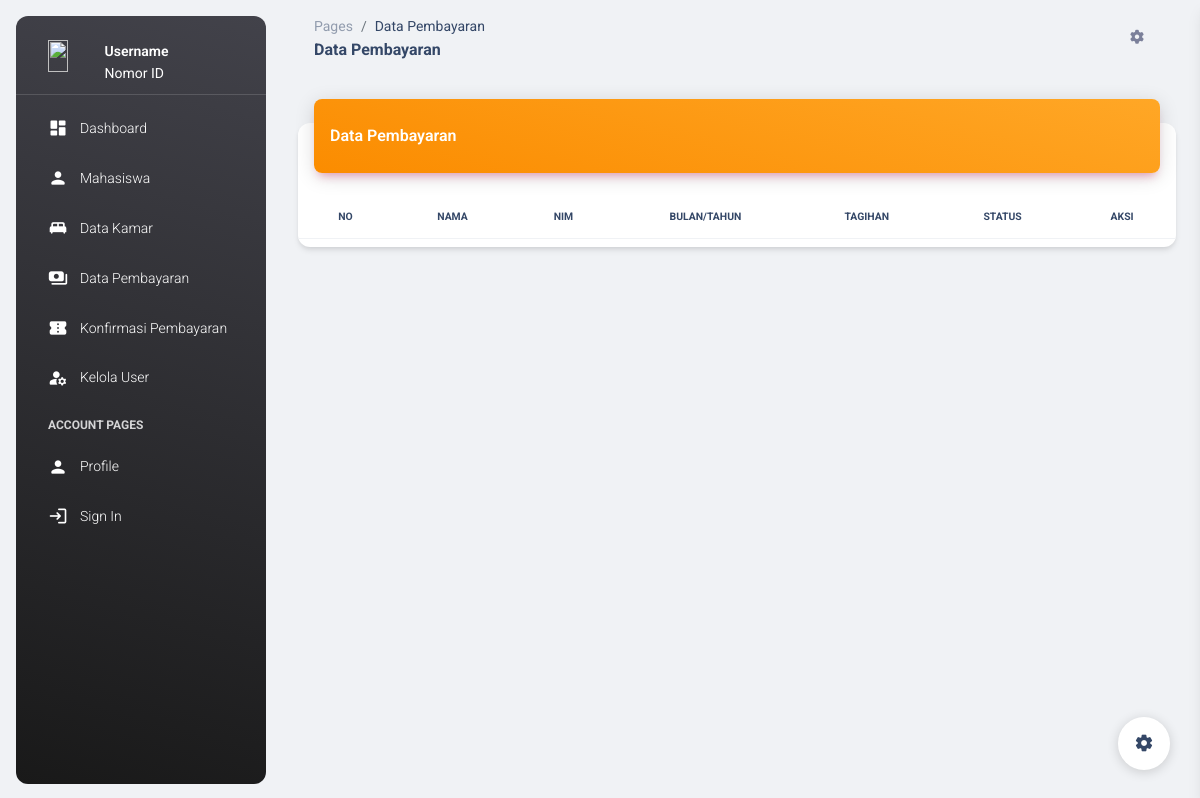
Before: /dt_pembayaran.php with the older database file.
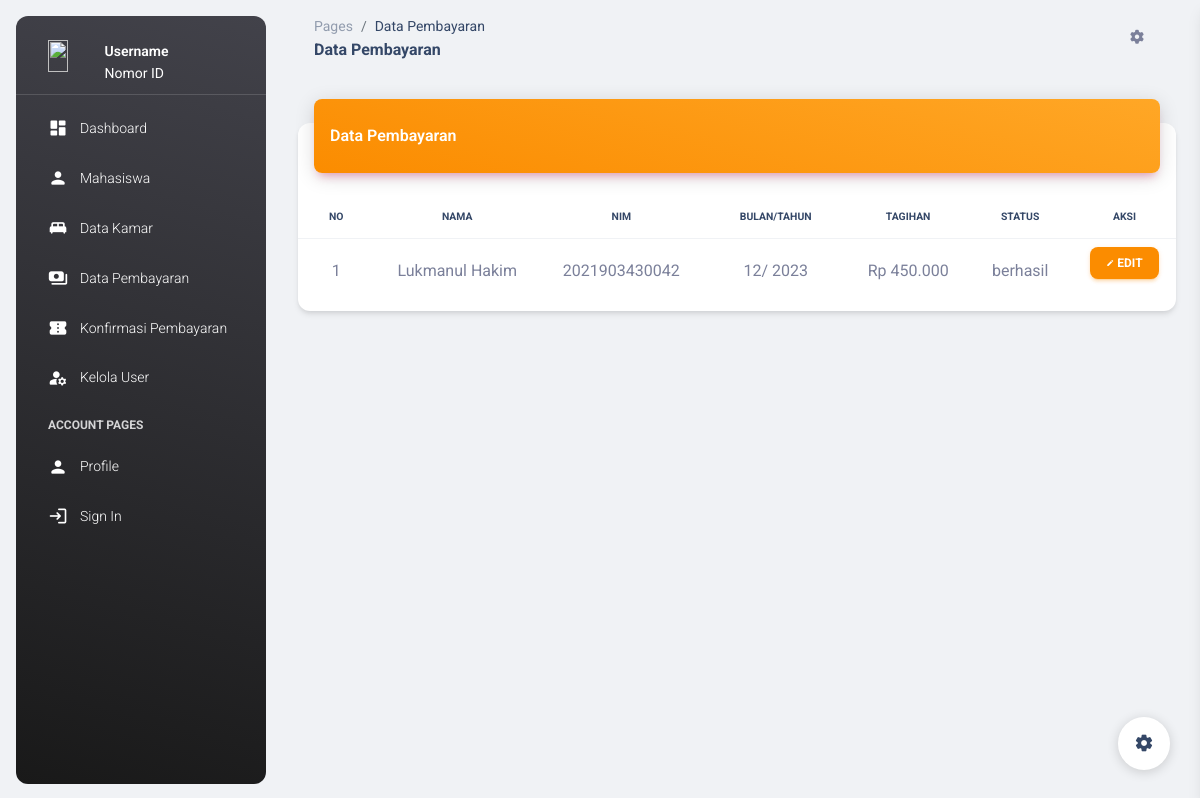
After: the same page with the newer database file.
### tables this page shows
CREATE TABLE `riwayat_pembayaran` (
  `id_riwayat` int(15) NOT NULL,
  `id_mhs` int(15) NOT NULL,
  `nim` varchar(100) NOT NULL,
  `bulan` varchar(25) NOT NULL,
  `tahun` varchar(25) NOT NULL,
  `tagihan` int(15) NOT NULL,
  `status` varchar(50) NOT NULL,
  `waktu` datetime NOT NULL DEFAULT current_timestamp()
);

CREATE TABLE `mahasiswa` (
  `id_mhs` int(15) NOT NULL,
  `nim` varchar(100) NOT NULL,
  `nama_mhs` varchar(100) NOT NULL,
  `foto` varchar(255) NOT NULL,
  `tempat` varchar(50) NOT NULL,
  `tgl_lahir` date NOT NULL,
  `jk` varchar(15) NOT NULL,
  `kewarganegaraan` varchar(50) NOT NULL,
  `agama` varchar(50) NOT NULL,
  `email` varchar(50) NOT NULL,
  `no_hp` varchar(50) NOT NULL,
  `kode_pos` varchar(25) NOT NULL,
  `alamat` varchar(50) NOT NULL,
  `provinsi` varchar(255) NOT NULL,
  `kabupaten` varchar(255) NOT NULL,
  `kecamatan` varchar(255) NOT NULL,
  `ortu` varchar(50) NOT NULL,
  `no_hp_ortu` varchar(25) NOT NULL,
  `alamat_ortu` varchar(100) NOT NULL,
  `pendidikan` varchar(25) NOT NULL,
  `nama_sekolah` varchar(100) NOT NULL,
  `jurusan` varchar(50) NOT NULL,
  `prodi` varchar(50) NOT NULL,
  `semester` varchar(50) NOT NULL
);

### proses/koneksi.php (called while the page is built, shortened)
<?php
function format_rupiah($angka)
{
    $rupiah = "Rp " . number_format($angka, 0, ',', '.');
    return $rupiah;
}
?>

### dt_pembayaran.php (the view, shortened to what this page needs)
<?php include 'proses/koneksi.php'; ?>
<!DOCTYPE html>
<html lang="en">
<head>
  <link href="./assets/css/nucleo-icons.css" rel="stylesheet" />
  <link href="./assets/css/nucleo-svg.css" rel="stylesheet" />
  <link id="pagestyle" href="./assets/css/material-dashboard.css?v=3.0.0" rel="stylesheet" />
</head>
<body class="g-sidenav-show bg-gray-200">
  <?php include 'sidebar.php'; ?>
  <main class="main-content position-relative max-height-vh-100 h-100 border-radius-lg">
    <nav class="navbar navbar-main navbar-expand-lg px-0 mx-4 shadow-none border-radius-xl" id="navbarBlur"
      navbar-scroll="true">
      <div class="container-fluid py-1 px-3">
        <nav aria-label="breadcrumb">
          <ol class="breadcrumb bg-transparent mb-0 pb-0 pt-1 px-0 me-sm-6 me-5">
            <li class="breadcrumb-item text-sm"><a class="opacity-5 text-dark" href="javascript:;">Pages</a></li>
            <li class="breadcrumb-item text-sm text-dark active" aria-current="page">Data Pembayaran</li>
          </ol>
          <h6 class="font-weight-bolder mb-0">Data Pembayaran</h6>
        </nav>
        <ul class="navbar-nav justify-content-end">
          <li class="nav-item px-3 d-flex align-items-center">
            <a href="javascript:;" class="nav-link text-body p-0">
              <i class="fa fa-cog fixed-plugin-button-nav cursor-pointer"></i>
            </a>
          </li>
        </ul>
      </div>
    </nav>
    <div class="container-fluid py-4">
      <div class="row">
        <div class="col-12">
          <div class="card my-4">
            <div class="card-header p-0 position-relative mt-n4 mx-3 z-index-2">
              <div class="bg-gradient-warning shadow-primary border-radius-lg pt-4 pb-3">
                <div class="d-flex justify-content-between">
                  <h6 class="text-white text-capitalize ps-3">Data Pembayaran</h6>
                </div>
              </div>
            </div>
            <div class="card-body px-0 pb-2">
              <div class="table-responsive p-0">
                <table class="table align-items-center mb-0 text-center">
                  <thead>
                    <tr>
                      <th class="text-uppercase text-dark text-xxs font-weight-bolder">No</th>
                      <th class="text-uppercase text-dark text-xxs font-weight-bolder">Nama</th>
                      <th class="text-uppercase text-dark text-xxs font-weight-bolder">NIM</th>
                      <th class="text-uppercase text-dark text-xxs font-weight-bolder">Bulan/Tahun</th>
                      <th class="text-uppercase text-dark text-xxs font-weight-bolder">Tagihan</th>
                      <th class="text-uppercase text-dark text-xxs font-weight-bolder">Status</th>
                      <th class="text-uppercase text-dark text-xxs font-weight-bolder">Aksi</th>
                    </tr>
                  </thead>
                  <tbody class="text-center">
                    <?php
                    $no = 1;
                    $kueri = mysqli_query($conn, "SELECT * FROM riwayat_pembayaran");
                    while ($row = mysqli_fetch_array($kueri)) {
                      $idmhs = $row['id_mhs'];
                      $kueri2 = mysqli_query($conn, "SELECT * FROM mahasiswa WHERE id_mhs = $idmhs");
                      $row2 = mysqli_fetch_array($kueri2);
                      ?>
                      <tr>
                        <td>
                          <?php echo $no++; ?>
                        </td>
                        <td>
                          <?php echo $row2['nama_mhs']; ?>
                        </td>
                        <td>
                          <?php echo $row2['nim']; ?>
                        </td>
                        <td>
                          <?php echo $row['bulan']; ?>/
                          <?php echo $row['tahun']; ?>
                        </td>
                        <td>
                          <?php echo format_rupiah($row['tagihan']); ?>
                        </td>
                        <td>
                          <?php echo $row['status']; ?>
                        </td>
                        <td>
                          <a href="#" class="btn btn-sm btn-warning">
                            <i class="material-icons">edit</i>
                            edit
                          </a>
                        </td>
                      </tr>
                    <?php } ?>
                  </tbody>
                </table>
              </div>
            </div>
          </div>
        </div>
      </div>
    </div>
  </main>
  <div class="fixed-plugin">
    <a class="fixed-plugin-button text-dark position-fixed px-3 py-2">
      <i class="material-icons py-2">settings</i>
    </a>
  </div>
</body>
</html>

Changed rows visible on the page:
added riwayat_pembayaran: id_mhs.nama_mhs "Lukmanul Hakim", id_mhs.nim "2021903430042", bulan "12", tahun "2023", tagihan "Rp 450.000", status "berhasil"
